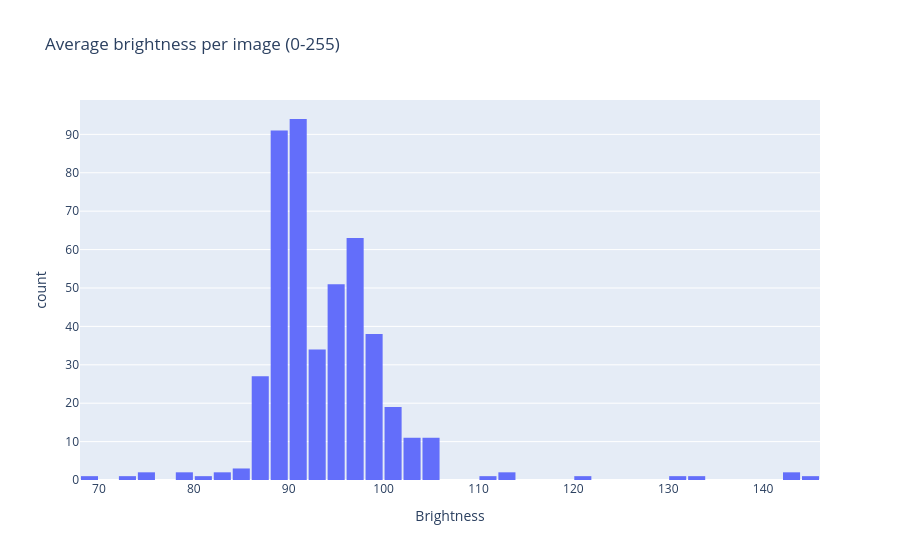

Source (notebook cell):
### Code cell
fig = px.histogram(
    x=brightness,
    title="Average brightness per image (0-255)",
    labels={"x": "Brightness", "y": "Number of images"}
)

fig.update_layout(bargap=0.1)

fig.show()

### Figure 1 — Plotly figure (JSON) as saved in the notebook; plotly's stock layout.template omitted (floating-point values rounded to 4 significant figures; data arrays with more than 128 entries replaced by an {"elided": "..."} marker saying what was removed)
{"data": [{"bingroup": "x", "hovertemplate": "Brightness=%{x}<br>count=%{y}<extra></extra>", "legendgroup": "", "marker": {"color": "#636efa", "pattern": {"shape": ""}}, "name": "", "orientation": "v", "showlegend": false, "type": "histogram", "x": {"elided": "460 float values"}, "xaxis": "x", "yaxis": "y"}], "layout": {"bargap": 0.1, "barmode": "relative", "legend": {"tracegroupgap": 0}, "title": {"text": "Average brightness per image (0-255)"}, "xaxis": {"anchor": "y", "domain": [0, 1], "title": {"text": "Brightness"}}, "yaxis": {"anchor": "x", "domain": [0, 1], "title": {"text": "count"}}}}
